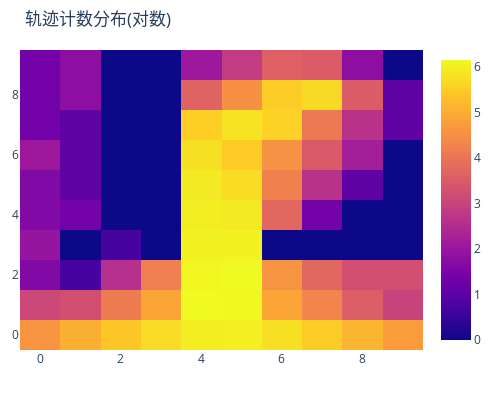

Here is the notebook cell this chart was saved with:
### Code cell
world = GridWorld(
    environments_img_folderPath='demo_label/train/',
    expert_trajs=world_trajGen.df_trajs_experts,
    width=10,
    height=10,
    active_all=False,
    trans_prob=0.6,
    discount=0.95,
    real_reward_mat = world_trajGen.real_rewards_matrix
)
world.ShowGridWorld_Count_log(title='轨迹计数分布(对数)')

### Figure 1 — Plotly figure (JSON) as saved in the notebook; plotly's stock layout.template omitted (floating-point values rounded to 4 significant figures)
{"data": [{"type": "heatmap", "z": [[4.585, 5.056, 5.425, 5.72, 5.986, 6.009, 5.793, 5.505, 5.136, 4.736], [3.091, 3.258, 4.159, 4.89, 6.153, 6.122, 4.89, 4.317, 3.555, 2.996], [1.609, 0.6931, 2.565, 4.19, 6.12, 6.157, 4.585, 3.761, 3.258, 3.258], [1.946, 0, 0.6931, 0, 6.061, 6.052, 0, 0, 0, 0], [1.609, 1.386, 0, 0, 6.001, 5.935, 3.761, 1.386, 0, 0], [1.609, 1.099, 0, 0, 5.932, 5.749, 4.248, 2.639, 1.099, 0], [2.079, 1.099, 0, 0, 5.784, 5.472, 4.554, 3.466, 2.197, 0], [1.386, 1.099, 0, 0, 5.529, 5.835, 5.591, 4.111, 2.639, 1.099], [1.386, 1.792, 0, 0, 3.664, 4.543, 5.517, 5.71, 3.526, 1.099], [1.386, 1.792, 0, 0, 2.079, 2.833, 3.611, 3.526, 1.792, 0]]}], "layout": {"autosize": false, "height": 400, "margin": {"b": 50, "l": 20, "r": 20, "t": 50}, "title": {"text": "轨迹计数分布(对数)"}, "width": 500}}
